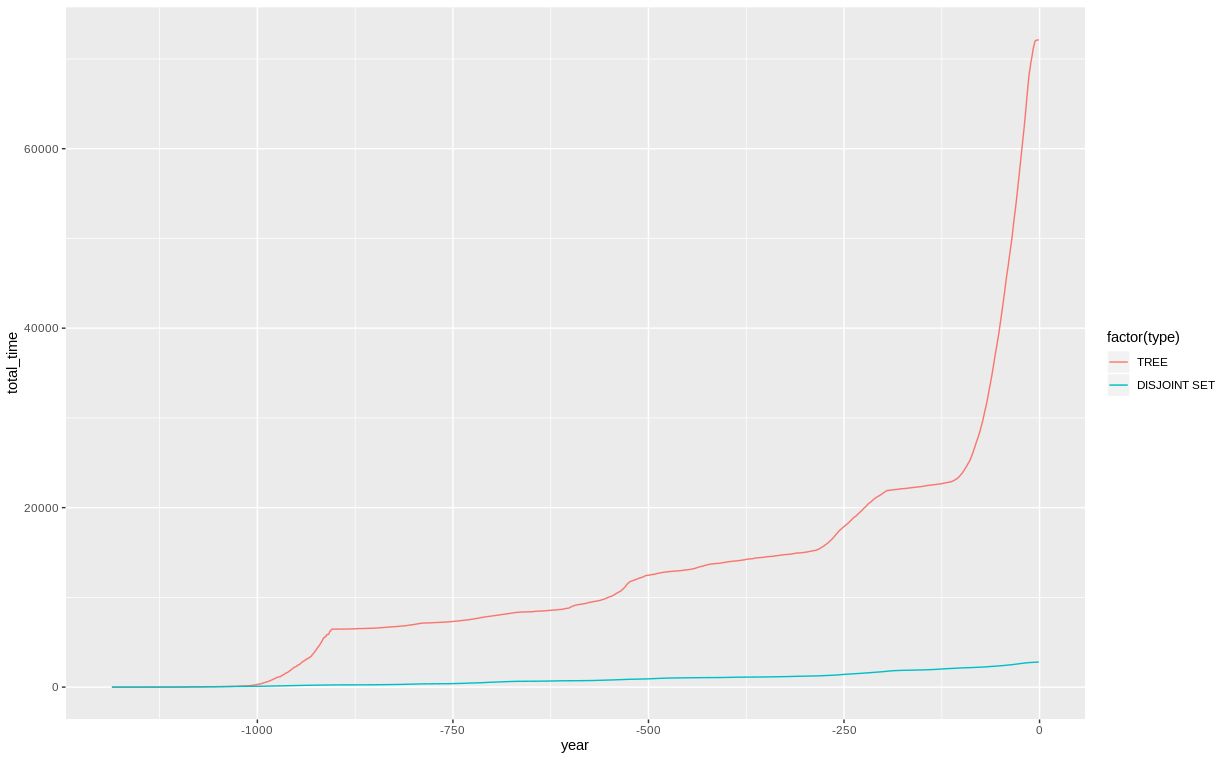

Generate this figure with R:

con = file("/home/huijieqiao/git/ees_3d_data/TEST/test_disjoint_set.log", "r")

df<-data.frame()
year_df<-data.frame()
while ( TRUE ) {
  line = readLines(con, n = 1)
  
  if ( length(line) == 0 ) {
    break
  }
  if (grepl("INFO v3.3 Current year:", line)){
    year <- as.numeric(strsplit(strsplit(line, ":")[[1]][4], " @ ")[[1]][1])
    print(year)
    if (nrow(df)==0){
      df<-year_df
    }else{
      df<-rbind(df, year_df)
    }
    year_df<-data.frame()
  }
  if (grepl("INFO GROUP", line)){
    items <- strsplit(gsub(",", "", line), " ")[[1]]
    group1<-as.numeric(items[6])
    group2<-as.numeric(items[9])
  }
  if (grepl("INFO OLD METHODS TOOK", line)){
    items <- strsplit(gsub(",", "", line), " ")[[1]]
    old_time = as.numeric(items[7])
    old_total_time = as.numeric(items[16])
  }
  
  if (grepl("INFO NEW METHODS TOOK", line)){
    items <- strsplit(gsub(",", "", line), " ")[[1]]
    new_time = as.numeric(items[7])
    new_total_time = as.numeric(items[16])
    item_df<-data.frame(year = year, group1=group1, group2=group2, 
                        old_time=old_time, old_total_time=old_total_time,
                        new_time=new_time, new_total_time=new_total_time)
    if (nrow(year_df)==0){
      year_df<-item_df
    }else{
      year_df<-rbind(year_df, item_df)
    }
  }
  
}

close(con)
tail(df)
df$rate<-df$old_time/df$new_time
hist(df$rate)
write.table(df, "/home/huijieqiao/git/ees_3d_data/TEST/test_disjoint_set.csv", row.names = F, sep=",")

df<-read.table("/home/huijieqiao/git/ees_3d_data/TEST/test_disjoint_set.csv", head=T, sep=",", stringsAsFactors = F)

head(df[which((df$old_time>0.1)&(df$old_time<df$new_time)),], 100)

df[which(df$rate==min(df$rate)),]
range(df$rate)

library(dplyr)
result <- df %>% 
  group_by(year) %>%
  filter(old_total_time == max(old_total_time))
df_year<-rbind(data.frame(year=result$year, total_time=result$old_total_time, type="TREE"),
               data.frame(year=result$year, total_time=result$new_total_time, type="DISJOINT SET"))
library(ggplot2)
df_year$year<-df_year$year * -1
ggplot(df_year)+geom_line(aes(x=year, y=total_time, color=factor(type)))
